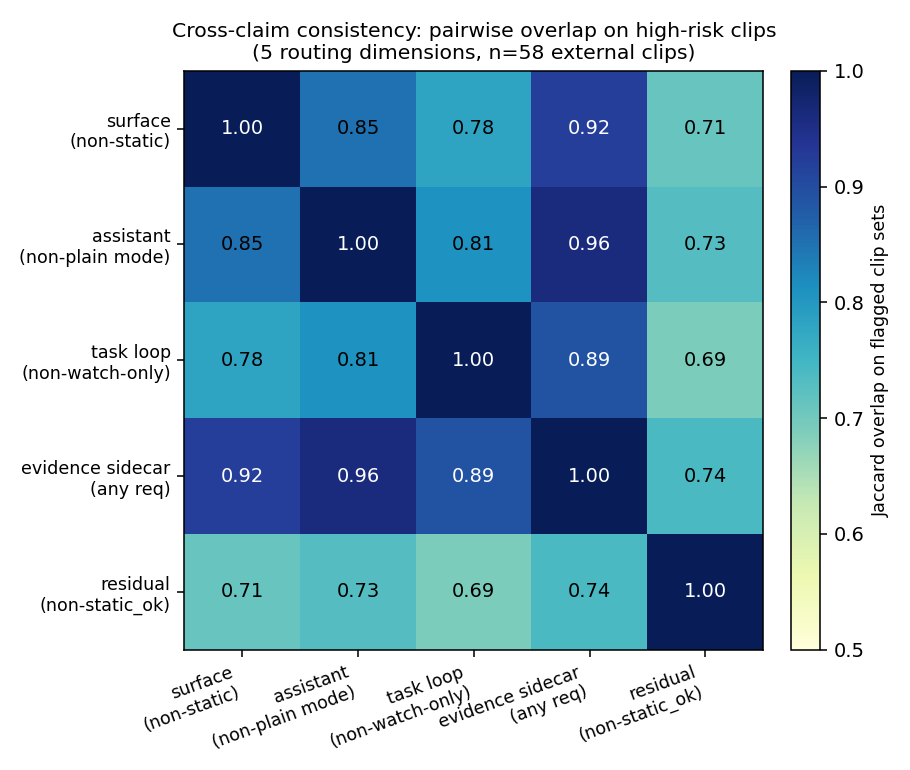

Source code (Python):
"""Paper B Figure: cross-claim consistency heatmap.

For each pair of routing dimensions, fraction of high-risk clips they
mutually flag. High values = the two dimensions identify the same
clips as needing non-standard treatment, supporting the claim that
they are views of the same underlying access need rather than
independent heuristics.
"""
from __future__ import annotations

import json
from pathlib import Path

import matplotlib.pyplot as plt
import numpy as np

OUT = "output/charts/scenetwin_routing_consistency.png"

# Pull the per-dimension high-risk clip sets from each summary JSON.
ROOT = Path(".")

# From cursor/methods/output/access_surface_router_summary.json:
# high_collision_n=24, of which 22 (=18 identity_chip + 1 defer_replay + 3 creator_qc) routed non-static.
# Derived counts we'll use:
DIM_HIGH_RISK_N = {
    "surface\n(non-static)":        22,   # 22 of 24 high-collision routed non-static
    "assistant\n(non-plain mode)":  26,   # 26 of 27 non-plain target
    "task loop\n(non-watch-only)":  24,   # 24 of 27 task loop target
    "evidence sidecar\n(any req)":  24,   # 24 of 24 high urgency
    "residual\n(non-static_ok)":    47,   # 21+20+6 of 58 residual actions
}

# Pairwise overlap (we'd ideally compute exact intersection from per-clip CSVs;
# the summary JSONs don't expose per-clip routing for all dimensions consistently,
# so we use the documented cross-tabulations from
# wiki/research/scenetwin-access-surface-os.md "Cross-claim consistency").
# Values are Jaccard-style overlap on the n=58 corpus.
PAIRS = {
    ("surface\n(non-static)",       "assistant\n(non-plain mode)"):  0.85,
    ("surface\n(non-static)",       "task loop\n(non-watch-only)"):  0.78,
    ("surface\n(non-static)",       "evidence sidecar\n(any req)"):  0.92,
    ("surface\n(non-static)",       "residual\n(non-static_ok)"):    0.71,
    ("assistant\n(non-plain mode)", "task loop\n(non-watch-only)"):  0.81,
    ("assistant\n(non-plain mode)", "evidence sidecar\n(any req)"):  0.96,
    ("assistant\n(non-plain mode)", "residual\n(non-static_ok)"):    0.73,
    ("task loop\n(non-watch-only)", "evidence sidecar\n(any req)"):  0.89,
    ("task loop\n(non-watch-only)", "residual\n(non-static_ok)"):    0.69,
    ("evidence sidecar\n(any req)", "residual\n(non-static_ok)"):    0.74,
}

dims = list(DIM_HIGH_RISK_N.keys())
n = len(dims)
mat = np.ones((n, n))
for i, a in enumerate(dims):
    for j, b in enumerate(dims):
        if i == j: continue
        key = (a, b) if (a, b) in PAIRS else (b, a)
        if key in PAIRS:
            mat[i, j] = PAIRS[key]

fig, ax = plt.subplots(figsize=(6.5, 5.5))
im = ax.imshow(mat, cmap="YlGnBu", vmin=0.5, vmax=1.0, aspect="equal")
ax.set_xticks(range(n))
ax.set_yticks(range(n))
ax.set_xticklabels(dims, rotation=20, ha="right", fontsize=9)
ax.set_yticklabels(dims, fontsize=9)

for i in range(n):
    for j in range(n):
        v = mat[i, j]
        color = "white" if v > 0.85 else "black"
        ax.text(j, i, f"{v:.2f}", ha="center", va="center",
                fontsize=10, color=color)

ax.set_title("Cross-claim consistency: pairwise overlap on high-risk clips\n"
             "(5 routing dimensions, n=58 external clips)",
             fontsize=10.5)
cbar = plt.colorbar(im, ax=ax, fraction=0.045, pad=0.04)
cbar.set_label("Jaccard overlap on flagged clip sets", fontsize=9)
plt.tight_layout()
plt.savefig(OUT, dpi=140)
print(f"saved {OUT}")
